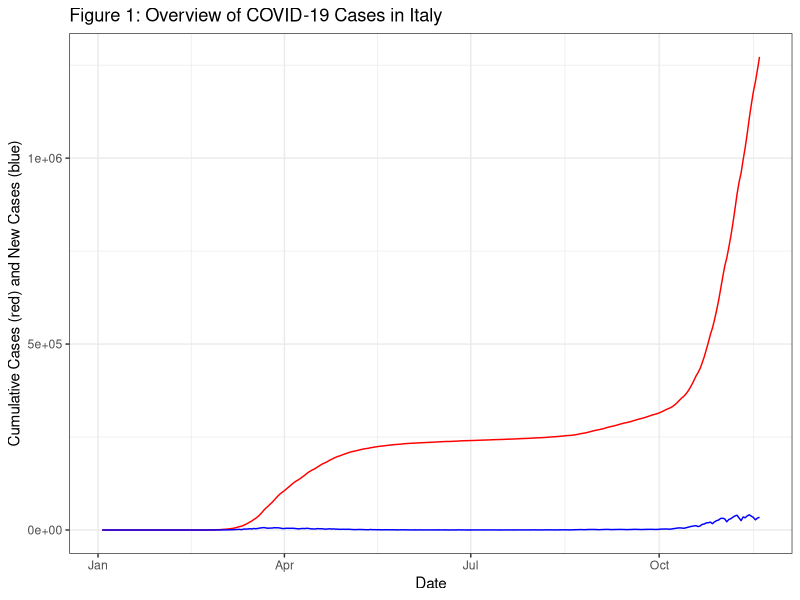
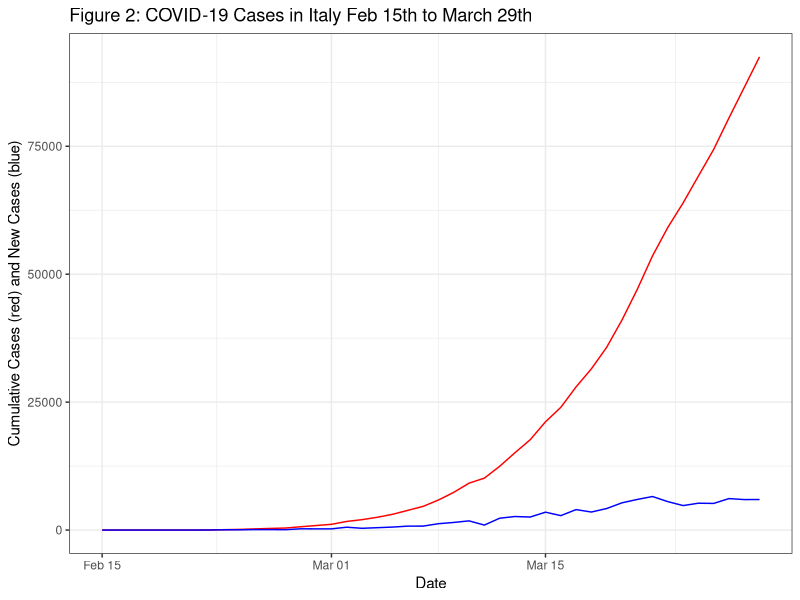
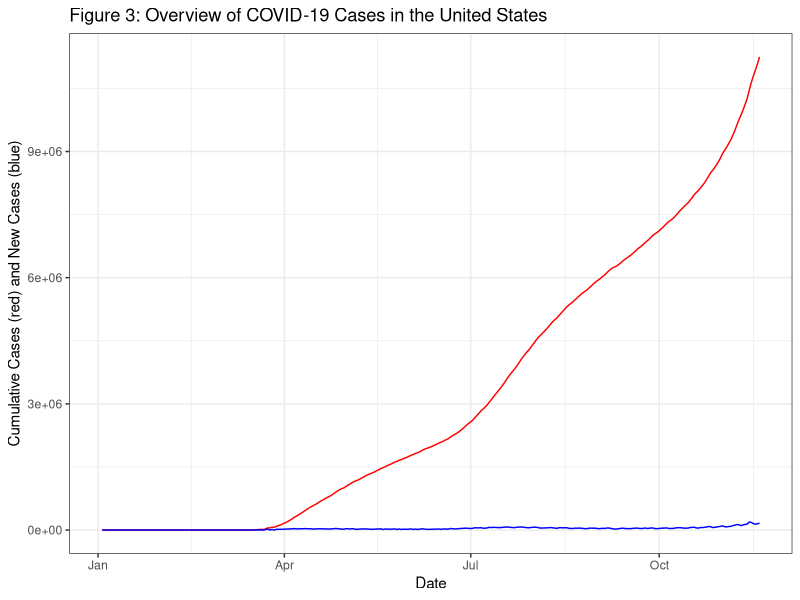
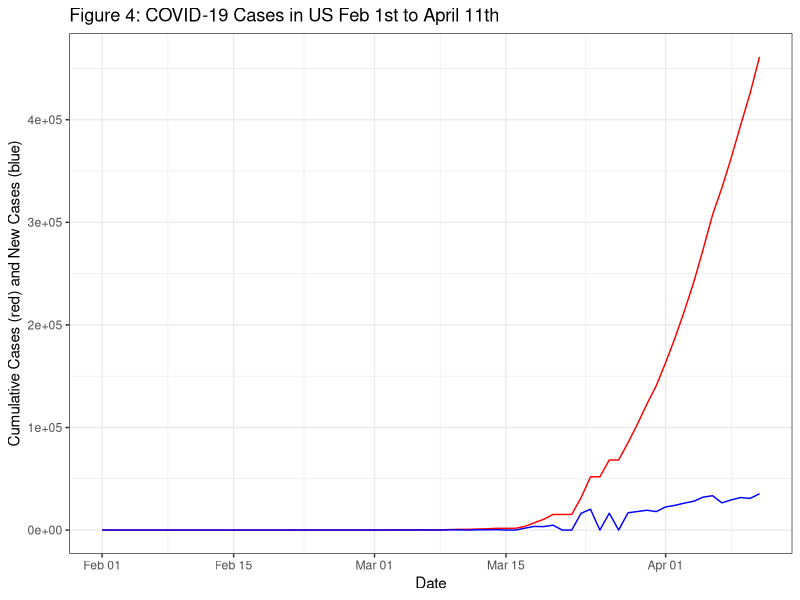
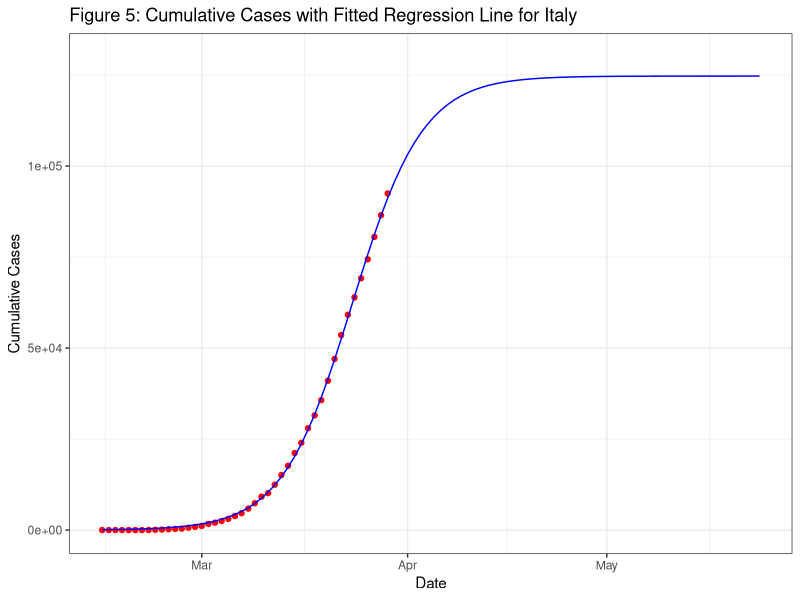
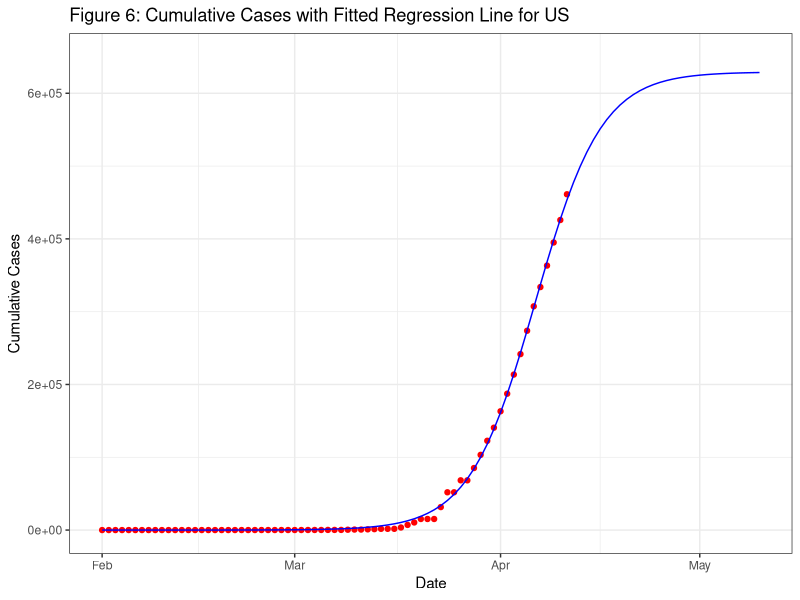
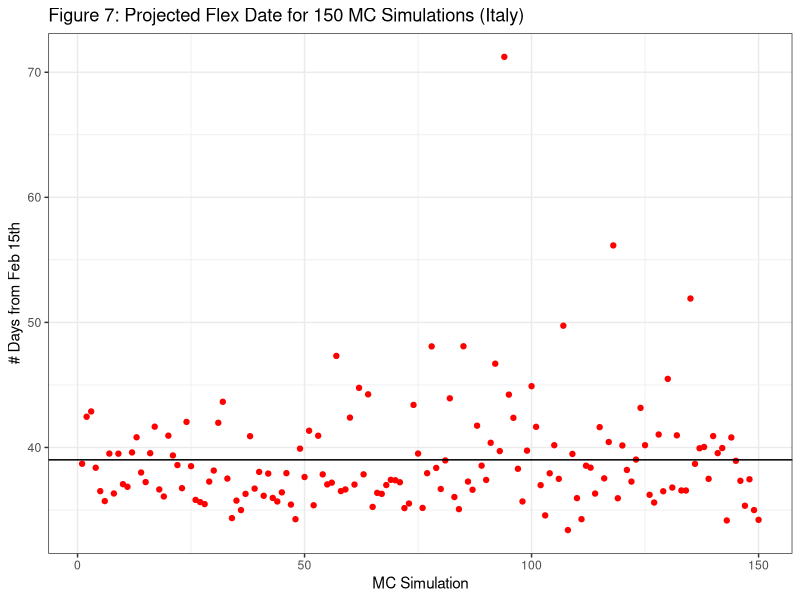
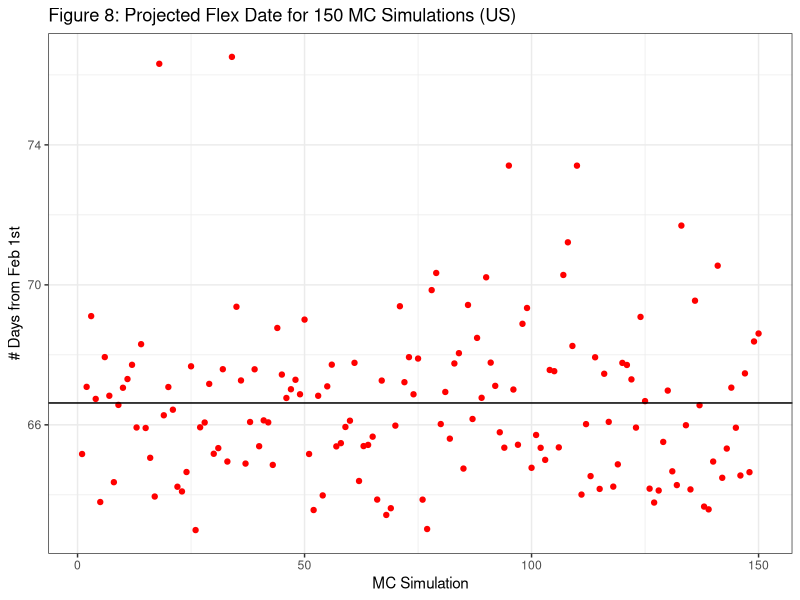

Recreate these plots in R, in order.
## ---- chunk 1
knitr::opts_chunk$set(echo = TRUE)
## ---- chunk 2

library(tidyverse)
library(readr)
library(car)

## ---- chunk 3

set.seed(2020)

#reading in WHO data
covid_dat <- read.csv("WHO-COVID-19-global-data.csv") 

dates <- covid_dat$Date_reported

#filtering for Italy data
italy_dat <- covid_dat %>% 
  filter(Country == "Italy")

ggplot() +
  geom_line(data = italy_dat, aes(x = as.Date(Date_reported, "%m/%d/%y"), y = Cumulative_cases), color = "red") +
  geom_line(data = italy_dat, aes(x = as.Date(Date_reported, "%m/%d/%y"), y = New_cases), color = "blue") +
  xlab("Date") +
  ylab("Cumulative Cases (red) and New Cases (blue)") +
  ggtitle("Figure 1: Overview of COVID-19 Cases in Italy") + 
  theme(axis.text.x = element_text(angle=45, hjust = 1)) +
  theme_bw()

#filtering 2/15 to 3/29
italy_dat_early <- italy_dat[44:87,]

#creating index column
italy_dat_early["index"] <- seq(1:nrow(italy_dat_early)) 

ggplot() +
  geom_line(data = italy_dat_early, aes(x = as.Date(Date_reported, "%m/%d/%y"), y = Cumulative_cases), color = "red") +
  geom_line(data = italy_dat_early, aes(x = as.Date(Date_reported, "%m/%d/%y"), y = New_cases), color = "blue") +
  xlab("Date") +
  ylab("Cumulative Cases (red) and New Cases (blue)") +
  ggtitle("Figure 2: COVID-19 Cases in Italy Feb 15th to March 29th") + 
  theme(axis.text.x = element_text(angle=45, hjust = 1)) +
  theme_bw()

## ---- chunk 4

us_dat <- covid_dat %>%
  filter(Country == "United States of America")

ggplot() +
  geom_line(data = us_dat, aes(x = as.Date(Date_reported, "%m/%d/%y"), y = Cumulative_cases), color = "red") +
  geom_line(data = us_dat, aes(x = as.Date(Date_reported, "%m/%d/%y"), y = New_cases), color = "blue") +
  xlab("Date") +
  ylab("Cumulative Cases (red) and New Cases (blue)") +
  ggtitle("Figure 3: Overview of COVID-19 Cases in the United States") + 
  theme(axis.text.x = element_text(angle=45, hjust = 1)) +
  theme_bw()


us_dat_early <- us_dat[30:100,] #selecting days Feb 1st to April 11th

ggplot() +
  geom_line(data = us_dat_early, aes(x = as.Date(Date_reported, "%m/%d/%y"), y = Cumulative_cases), color = "red") +
  geom_line(data = us_dat_early, aes(x = as.Date(Date_reported, "%m/%d/%y"), y = New_cases), color = "blue") +
  xlab("Date") +
  ylab("Cumulative Cases (red) and New Cases (blue)") +
  ggtitle("Figure 4: COVID-19 Cases in US Feb 1st to April 11th") + 
  theme(axis.text.x = element_text(angle=45, hjust = 1)) +
  theme_bw()

## ---- chunk 5

#gathering initial coefficient estimates for NLS
coef(lm(logit(italy_dat_early$Cumulative_cases/100000)~italy_dat_early$index))

#running NLS algorithm
italy_log <- nls(italy_dat_early$Cumulative_cases~a/(1+exp(-(b+c*italy_dat_early$index))),
                 start=list(a=100000,b=-10.242468,c=0.293917),data=italy_dat_early,trace=FALSE)

summary(italy_log)

#calculating flex point based on coefficients
flex_point <- -coef(italy_log)[2]/coef(italy_log)[3]

#creating a projection graph based on the model
projection_italy <- (coef(italy_log)[1])/(1 + exp(-(coef(italy_log)[2]+coef(italy_log)[3]*1:100)))

#creating a vector of dates for the x-axis
proj_dates_italy <- data.frame(projection_italy, "date" = dates[44:143])

## ---- chunk 6

#writing a function to simulate Monte Carlo random vectors
sim <- function(m, n) {
  mat <- matrix(data = NA, nrow = m, ncol = n) 
  
  for (i in 1:m){
    mat[i,] <- rnorm(n, sd = 0.1, mean = 1)
  }
  
  return(mat)
}

#using cum cases from Feb 15th to March 26th
cum_days <- italy_dat[44:84,6] 

#creating 150 simulations for 41 days
simulations <- sim(150, 41)

#writing a function that multiplies the simulation vectors by the case count vector
mult <- function(x, y){
  new_mat <- matrix(data = NA, nrow = 150, ncol = length(x))
  for (i in 1:length(x)) {
    new_mat[,i] <- x[i]*y[,i]
  }
  return(new_mat)
}

#multiplying the cumulative days vector by each simulation
test <- mult(cum_days, simulations)

mc_mat <- as.data.frame(test)

#running logistic regression for 150 simulations and get flex date for each

flex_mc <- rep(NA, 150)

for (i in 1:150) {
  row_data <- t(mc_mat[i,])
  index <- seq(1:length(row_data))
  coefs <- coef(lm(logit(row_data/100000)~index))
  italy_log <- nls(row_data~a/(1+exp(-(b+c*index))),
                  start=list(a=100000,b=coefs[1],c=coefs[2]),trace=FALSE)
  flex_mc[i] <- -coef(italy_log)[2]/coef(italy_log)[3]
}

#gathering mean flex date -> 38 days from Feb 15th = March 23rd
mean(na.omit(flex_mc)) 

#gathering standard deviation of flex dates
sd(na.omit(flex_mc)) 

#obtaining confidence intervals for the true flex date
upper <- mean(flex_mc) + qt(0.975, df = 149)*(sd(flex_mc)/sqrt(150))
lower <- mean(flex_mc) - qt(0.975, df = 149)*(sd(flex_mc)/sqrt(150))

lower
upper

## ---- chunk 7

us_dat <- covid_dat %>%
  filter(Country == "United States of America")

us_dat_early <- us_dat[30:100,]

us_dat_early["index"] <- seq(1:nrow(us_dat_early))

coef(lm(logit(us_dat_early$Cumulative_cases/500000)~us_dat_early$index))

us_log <- nls(us_dat_early$Cumulative_cases~a/(1+exp(-(b+c*us_dat_early$index))),
                 start=list(a=500000,b=-13.0652170,c=0.1920636),data=us_dat_early,trace=FALSE)

flex_point <- -coef(us_log)[2]/coef(us_log)[3]

projection_us <- (coef(us_log)[1])/(1 + exp(-(coef(us_log)[2]+coef(us_log)[3]*1:100)))

proj_dates_us <- data.frame(projection_us, "date" = dates[30:129])

cum_days_us <- us_dat_early$Cumulative_cases

simulations_us <- sim(150, 71)

test_us <- mult(cum_days_us, simulations_us)

mc_mat_us <- as.data.frame(test_us)

flex_mc_us <- rep(NA, 150)

for (i in 1:150) {
  row_data <- t(mc_mat_us[i,])
  index <- seq(1:length(row_data))
  coefs <- coef(lm(logit(row_data/700000)~index))
  us_log <- nls(row_data~a/(1+exp(-(b+c*index))),
                   start=list(a=700000,b=coefs[1],c=coefs[2]),trace=FALSE)
  flex_mc_us[i] <- -coef(us_log)[2]/coef(us_log)[3]
}

## ---- chunk 8

ggplot() +
  geom_point(data = italy_dat_early, aes(x = as.Date(Date_reported, "%m/%d/%y"), y = Cumulative_cases), color = "red") +
  geom_line(data = proj_dates_italy, aes(x = as.Date(date, "%m/%d/%y"), y = projection_italy), color = "blue") +
  ylim(0,130000) +
  xlab("Date") +
  ylab("Cumulative Cases") +
  ggtitle("Figure 5: Cumulative Cases with Fitted Regression Line for Italy") + 
  theme(axis.text.x = element_text(angle=45, hjust = 1)) +
  theme_bw()

ggplot() +
  geom_point(data = us_dat_early, aes(x = as.Date(Date_reported, "%m/%d/%y"), y = Cumulative_cases), color = "red") +
  geom_line(data = proj_dates_us, aes(x = as.Date(date, "%m/%d/%y"), y = projection_us), color = "blue") +
  ylim(0,650000) +
  xlab("Date") +
  ylab("Cumulative Cases") +
  ggtitle("Figure 6: Cumulative Cases with Fitted Regression Line for US") + 
  theme(axis.text.x = element_text(angle=45, hjust = 1)) +
  theme_bw()

## ---- chunk 9

ggplot() + #plot of simulated flex dates with line for avg
  geom_point(aes(x = seq(1,150,1), y = flex_mc), color = "red") +
  xlab("MC Simulation") +
  ylab("# Days from Feb 15th") +
  ggtitle("Figure 7: Projected Flex Date for 150 MC Simulations (Italy)") +
  geom_hline(aes(yintercept = mean(na.omit(flex_mc)))) +
  theme_bw()

ggplot() + #plot of simulated flex dates with line for avg
  geom_point(aes(x = seq(1,150,1), y = flex_mc_us), color = "red") +
  xlab("MC Simulation") +
  ylab("# Days from Feb 1st") +
  ggtitle("Figure 8: Projected Flex Date for 150 MC Simulations (US)") +
  geom_hline(aes(yintercept = mean(na.omit(flex_mc_us)))) +
  theme_bw()

## ---- chunk 10

#ITALY

#obtaining confidence intervals for the true flex date
upper <- mean(flex_mc) + qt(0.975, df = 149)*(sd(flex_mc)/sqrt(150))
lower <- mean(flex_mc) - qt(0.975, df = 149)*(sd(flex_mc)/sqrt(150))

lower
upper
#March 23rd to March 24th

#UNITED STATES

#obtaining confidence intervals for the true flex date
upper <- mean(flex_mc_us) + qt(0.975, df = 149)*(sd(flex_mc_us)/sqrt(150))
lower <- mean(flex_mc_us) - qt(0.975, df = 149)*(sd(flex_mc_us)/sqrt(150))

lower
upper
#April 6th to April 7th


tab <- data.frame("Mean Number of Days" = c(round(mean(flex_mc),1), round(mean(flex_mc_us),1)), 
                  "Approx. Flex Date" = c("March 23rd", "April 7th"),
                  "Standard Deviation" = c(round(sd(flex_mc),1), round(sd(flex_mc_us),1)),
                  "2.5 percentile" = c(round(quantile(flex_mc, probs = 0.025),1), 
                                       round(quantile(flex_mc_us, probs = 0.025),1)),
                  "97.5 percentile" = c(round(quantile(flex_mc, probs = 0.975),1), 
                                       round(quantile(flex_mc_us, probs = 0.975),1)))
row.names(tab) <- c("Italy", "United States")
colnames(tab) <- c("Mean # of Days", "Approx. Flex Date",
                   "SD of # of Days", "2.5th percentile", "97.5th percentile")

knitr::kable(tab, caption = "Table 1: Summary of Monte Carlo Results")
  
  
